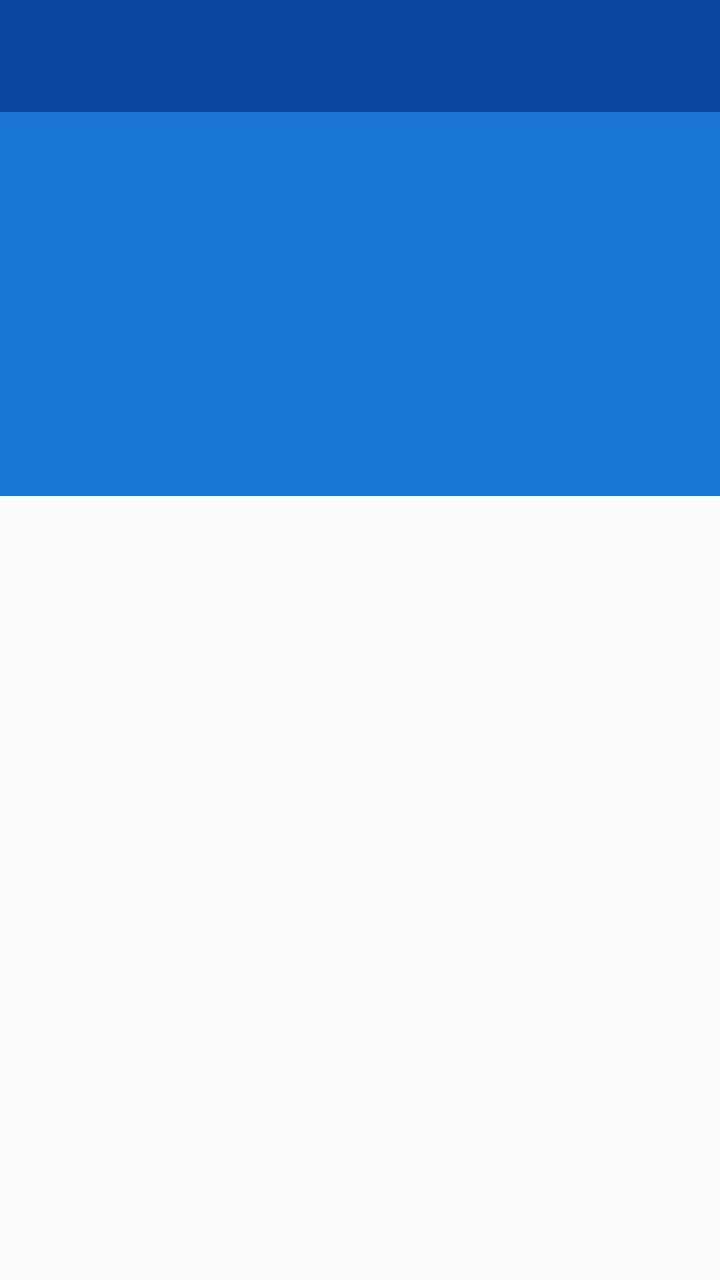
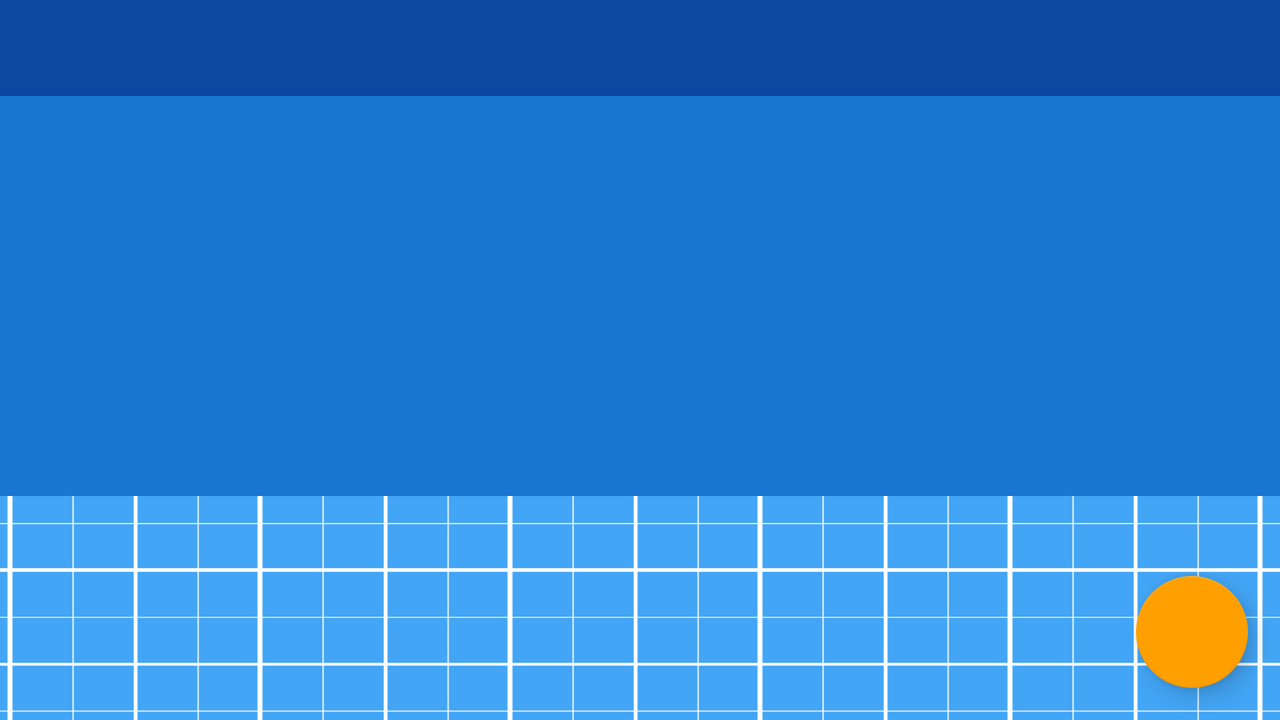

An Android layout and its configuration variant, each rendered on a device that would load it. The default file and the variant file are quoted in full after the pictures.
<!-- AndroidManifest.xml: activity theme AppTheme.NoActionBar -->
<!-- res/layout/activity_main.xml -->
<?xml version="1.0" encoding="utf-8"?>
<android.support.v4.widget.DrawerLayout
    xmlns:android="http://schemas.android.com/apk/res/android"
    xmlns:tools="http://schemas.android.com/tools"
    android:id="@+id/drawer_layout"
    android:layout_width="match_parent"
    android:layout_height="match_parent"
    android:fitsSystemWindows="true"
    tools:context=".MainActivity">



    <include layout="@layout/content_main" />

    <android.support.design.widget.NavigationView
        android:id="@+id/navigation"
        android:layout_width="wrap_content"
        android:layout_height="match_parent"
        android:layout_gravity="start"
        android:fitsSystemWindows="true" />

</android.support.v4.widget.DrawerLayout>
<!-- res/layout/content_main.xml (included above) -->
<?xml version="1.0" encoding="utf-8"?>
<android.support.design.widget.CoordinatorLayout xmlns:android="http://schemas.android.com/apk/res/android"
    xmlns:app="http://schemas.android.com/apk/res-auto"
    xmlns:tools="http://schemas.android.com/tools"
    android:layout_width="match_parent"
    android:layout_height="match_parent"
    android:fitsSystemWindows="false"
    tools:context=".MainActivity">

    <android.support.design.widget.AppBarLayout
        android:layout_width="match_parent"
        android:layout_height="wrap_content"
        android:theme="@style/AppTheme.AppBarOverlay">


        <android.support.design.widget.CollapsingToolbarLayout
            android:id="@+id/main.collapsing"
            android:layout_width="match_parent"
            android:layout_height="200dp"
            app:contentScrim="?attr/colorPrimary"
            app:layout_scrollFlags="scroll|exitUntilCollapsed">


            <ImageView
                android:layout_width="match_parent"
                android:layout_height="match_parent"
                android:scaleType="centerCrop"
                android:src="@raw/proj"
                app:layout_collapseMode="parallax" />

            <android.support.v7.widget.Toolbar
                android:id="@+id/toolbar"
                android:layout_width="match_parent"
                android:layout_height="?attr/actionBarSize"
                android:background="?attr/colorPrimaryDark"
                android:fitsSystemWindows="true"
                app:contentScrim="?attr/colorPrimary"
                app:layout_collapseMode="pin"
                app:popupTheme="@style/AppTheme.PopupOverlay" />


        </android.support.design.widget.CollapsingToolbarLayout>

        <android.support.design.widget.TabLayout
            android:id="@+id/tabs"
            android:layout_width="match_parent"
            android:layout_height="wrap_content"
            app:layout_collapseMode="pin" />


    </android.support.design.widget.AppBarLayout>


    <android.support.v4.view.ViewPager
        android:id="@+id/vp_CM"
        android:layout_width="match_parent"
        android:layout_height="match_parent"
        app:layout_behavior="@string/appbar_scrolling_view_behavior"/>

<FrameLayout
    android:id="@+id/fl_for_fragment"
    android:layout_width="match_parent"
    android:layout_height="match_parent"
    app:layout_behavior="@string/appbar_scrolling_view_behavior"/>


    
        
        
        
        
        
        
        


</android.support.design.widget.CoordinatorLayout>
<!-- resources referenced by this layout -->
<resources>
  <style name="AppTheme.AppBarOverlay" parent="ThemeOverlay.AppCompat.Dark.ActionBar" />
  <style name="AppTheme.PopupOverlay" parent="ThemeOverlay.AppCompat.Light" />
  <!-- from res/values-v21/ -->
  <style name="AppTheme.NoActionBar">
          <item name="windowActionBar">false</item>
          <item name="windowNoTitle">true</item>
          <item name="android:windowDrawsSystemBarBackgrounds">true</item>
          <item name="android:statusBarColor">@android:color/transparent</item>
          <item name="android:listChoiceIndicatorSingle">@drawable/apptheme_btn_radio_holo_light</item>
      </style>
</resources>
<!-- res/layout-land/activity_main.xml (the author's variant of the layout above) -->
<!-- drawn on the phone turned sideways -->
<?xml version="1.0" encoding="utf-8"?>
<android.support.design.widget.CoordinatorLayout xmlns:android="http://schemas.android.com/apk/res/android"
    xmlns:app="http://schemas.android.com/apk/res-auto"
    xmlns:tools="http://schemas.android.com/tools"
    android:layout_width="match_parent"
    android:layout_height="match_parent"
    android:fitsSystemWindows="false"
    tools:context=".MainActivity"
    android:background="@drawable/setka">

    <android.support.design.widget.AppBarLayout
        android:layout_width="match_parent"
        android:layout_height="wrap_content"
        android:theme="@style/AppTheme.AppBarOverlay">


        <android.support.design.widget.CollapsingToolbarLayout
            android:id="@+id/main.collapsing"
            android:layout_width="match_parent"
            android:layout_height="200dp"
            app:contentScrim="?attr/colorPrimary"
            app:layout_scrollFlags="scroll|exitUntilCollapsed">


            <ImageView
                android:layout_width="match_parent"
                android:layout_height="match_parent"
                android:src="@raw/proj"
                app:layout_collapseMode="parallax"
                android:scaleType="centerCrop"/>

            <android.support.v7.widget.Toolbar
                android:id="@+id/toolbar"
                android:layout_width="match_parent"
                android:layout_height="?attr/actionBarSize"
                android:background="?attr/colorPrimaryDark"
                android:fitsSystemWindows="true"
                app:contentScrim="?attr/colorPrimary"
                app:layout_collapseMode="pin"
                app:popupTheme="@style/AppTheme.PopupOverlay" />

        </android.support.design.widget.CollapsingToolbarLayout>




        <android.support.design.widget.TabLayout
            android:id="@+id/tabs"
            android:layout_width="match_parent"
            android:layout_height="wrap_content"
            app:layout_collapseMode="pin"
            />


    </android.support.design.widget.AppBarLayout>


    <include layout="@layout/content_main" />
    <android.support.design.widget.FloatingActionButton
        android:id="@+id/fab"
        android:layout_width="wrap_content"
        android:layout_height="wrap_content"
        android:layout_margin="@dimen/fab_margin"
        android:layout_marginRight="24dp"
        android:src="@drawable/ic_account_balance_24dp"
        android:layout_gravity="bottom|end"/>

</android.support.design.widget.CoordinatorLayout>
<!-- resources referenced by the variant -->
<!-- as the phone turned sideways resolves them -->
<resources>
  <dimen name="fab_margin">16dp</dimen>
  <!-- drawable setka: png bitmap (drawable, 5831 bytes) -->
  <style name="AppTheme.AppBarOverlay" parent="ThemeOverlay.AppCompat.Dark.ActionBar" />
  <style name="AppTheme.PopupOverlay" parent="ThemeOverlay.AppCompat.Light" />
  <!-- from res/values-v21/ -->
  <style name="AppTheme.NoActionBar">
          <item name="windowActionBar">false</item>
          <item name="windowNoTitle">true</item>
          <item name="android:windowDrawsSystemBarBackgrounds">true</item>
          <item name="android:statusBarColor">@android:color/transparent</item>
          <item name="android:listChoiceIndicatorSingle">@drawable/apptheme_btn_radio_holo_light</item>
      </style>
</resources>
